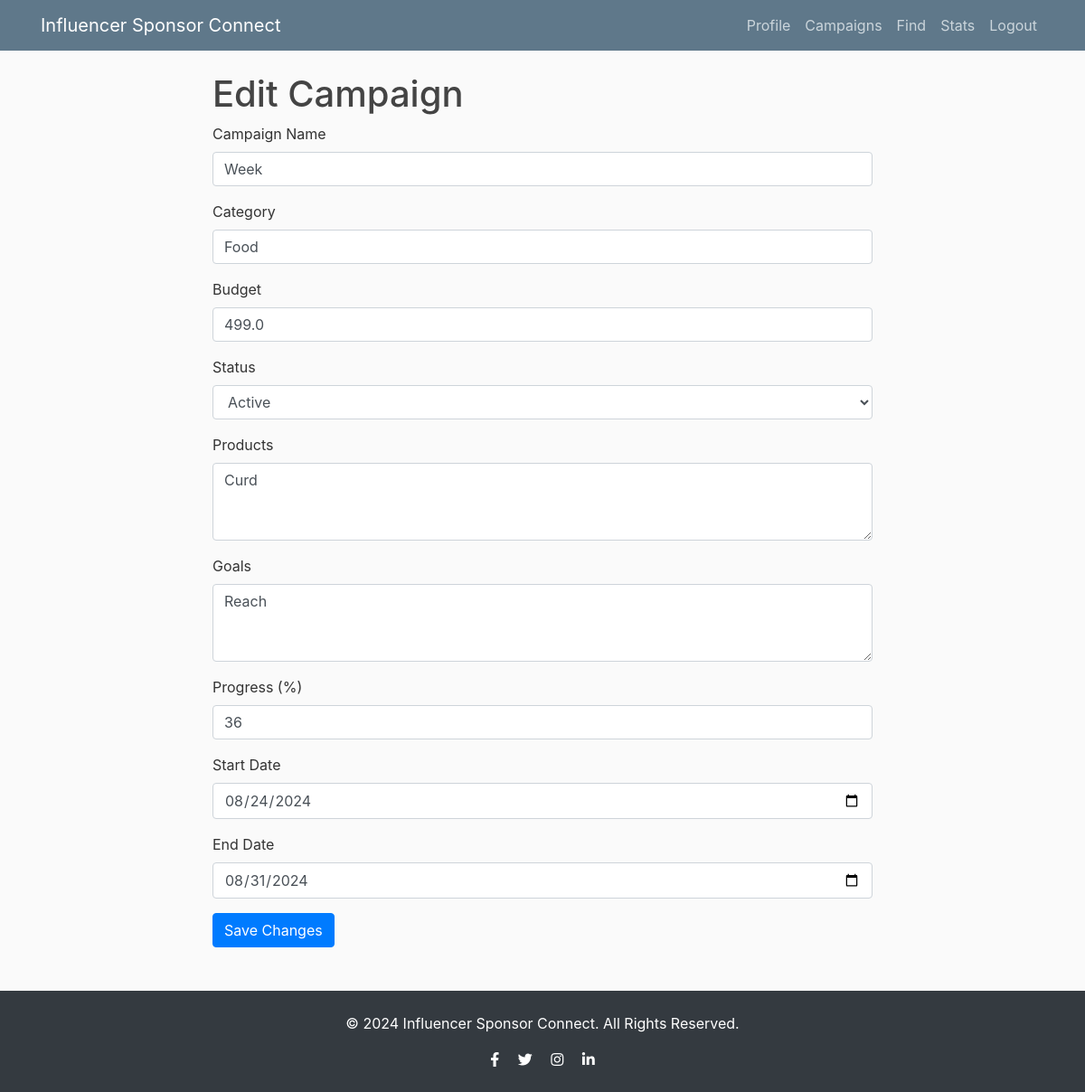
The page /edit_campaign/3 (signed in) on the database its author committed.
### Flask/models.py (models this page shows)
class Campaign(db.Model,UserMixin):
    __tablename__ = 'campaigns'
    id = db.Column(db.Integer, primary_key=True)
    user_id = db.Column(db.Integer, db.ForeignKey('user.id'), nullable=False)  # Added user_id
    campaign_name = db.Column(db.String(120), nullable=False)
    category = db.Column(db.String(80))
    budget = db.Column(db.Float)
    status = db.Column(db.String(80))
    products = db.Column(db.String(200))
    goals = db.Column(db.String(200))
    progress = db.Column(db.Integer)
    start_date = db.Column(db.Date)
    end_date = db.Column(db.Date)
    ad_requests = db.relationship('AdRequest', back_populates='campaign', cascade="all, delete-orphan")
    sponsor = db.relationship('User', backref=db.backref('campaigns', lazy=True))

### Flask/routes.py (the view, shortened to what this page needs)
@app.route('/edit_campaign/<int:campaign_id>', methods=['GET', 'POST'])
@login_required
def edit_campaign(campaign_id):
    campaign = Campaign.query.get_or_404(campaign_id)
    return render_template('edit_campaign.html', campaign=campaign)

### Flask/__init__.py (called while the page is built)
@login_manager.user_loader
def load_user(user_id):
    from Flask.models import User
    return User.query.get(int(user_id))

### Flask/templates/edit_campaign.html (shortened to what this page needs)
{% extends "layout.html" %}
{% block content %}
    <h1>Edit Campaign</h1>
    <form method="post" action="{{ url_for('edit_campaign', campaign_id=campaign.id) }}">
        <div class="form-group">
            <label for="campaign_name">Campaign Name</label>
            <input type="text" class="form-control" id="campaign_name" name="campaign_name" value="{{ campaign.campaign_name }}" required>
        </div>
        <div class="form-group">
            <label for="category">Category</label>
            <input type="text" class="form-control" id="category" name="category" value="{{ campaign.category }}" required>
        </div>
        <div class="form-group">
            <label for="budget">Budget</label>
            <input type="number" class="form-control" id="budget" name="budget" value="{{ campaign.budget }}" required>
        </div>
        <div class="form-group">
            <label for="status">Status</label>
            <select class="form-control" id="status" name="status" required>
                <option value="active" {% if campaign.status == 'active' %}selected{% endif %}>Active</option>
            </select>
        </div>
        <div class="form-group">
            <label for="products">Products</label>
            <textarea class="form-control" id="products" name="products" rows="3" required>{{ campaign.products }}</textarea>
        </div>
        <div class="form-group">
            <label for="goals">Goals</label>
            <textarea class="form-control" id="goals" name="goals" rows="3" required>{{ campaign.goals }}</textarea>
        </div>
        <div class="form-group">
            <label for="progress">Progress (%)</label>
            <input type="number" class="form-control" id="progress" name="progress" min="0" max="100" value="{{ campaign.progress }}" required>
        </div>
        <div class="form-group">
            <label for="start_date">Start Date</label>
            <input type="date" class="form-control" id="start_date" name="start_date" value="{{ campaign.start_date }}" required>
        </div>
        <div class="form-group">
            <label for="end_date">End Date</label>
            <input type="date" class="form-control" id="end_date" name="end_date" value="{{ campaign.end_date }}" required>
        </div>
        <button type="submit" class="btn btn-primary">Save Changes</button>
    </form>
{% endblock %}

### Flask/static/main.css (style rules this page uses)
body { background: #fafafa; color: #333333; margin-top: 5rem; }
h1, h2, h3, h4, h5, h6 { color: #444444; }

### rows shown on the page
Campaign: campaign_name "Week", category "Food", budget "499.0", status "Active", products "Curd", goals "Reach", progress "36", start_date "08/24/2024", end_date "08/31/2024"
